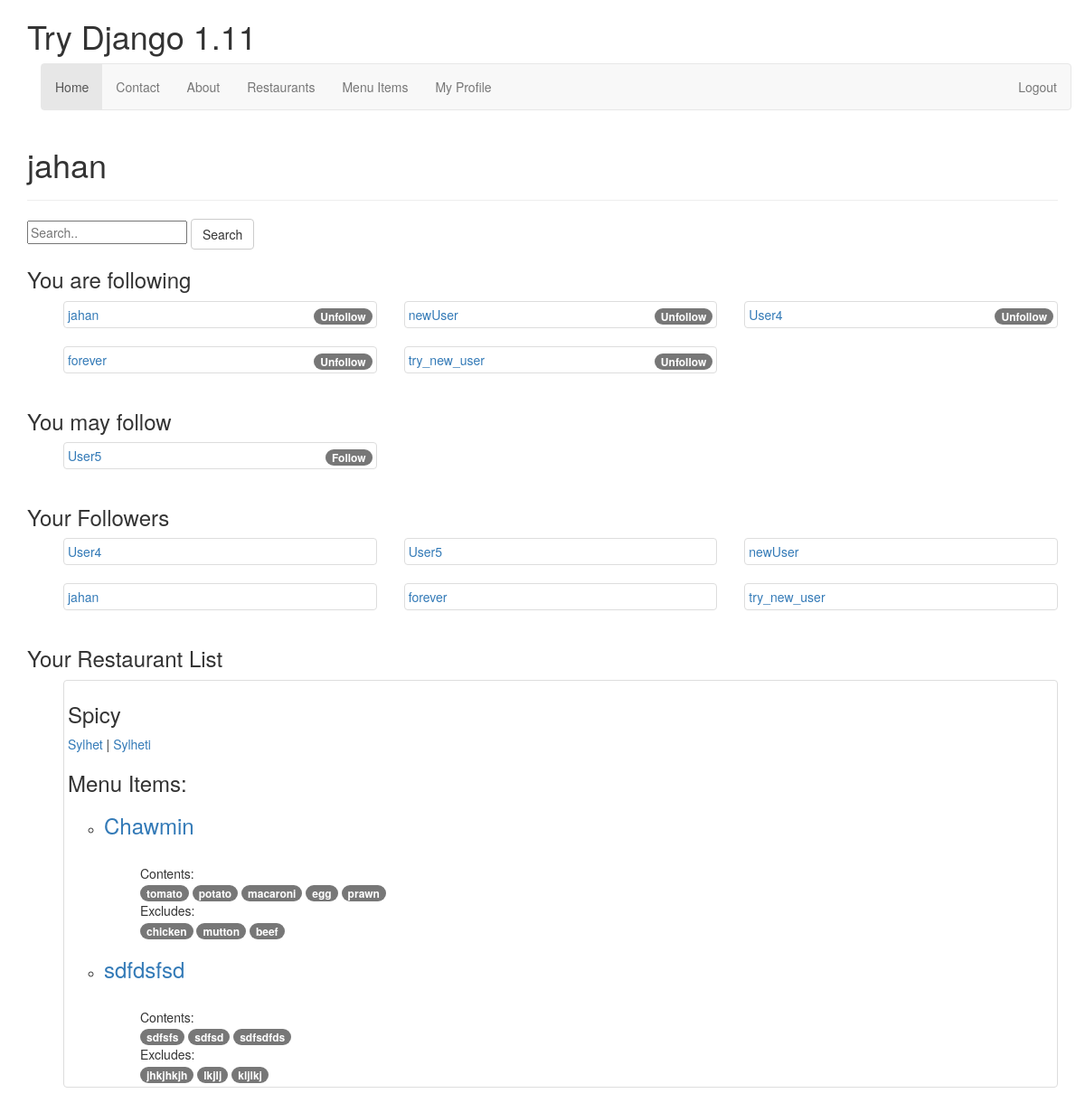
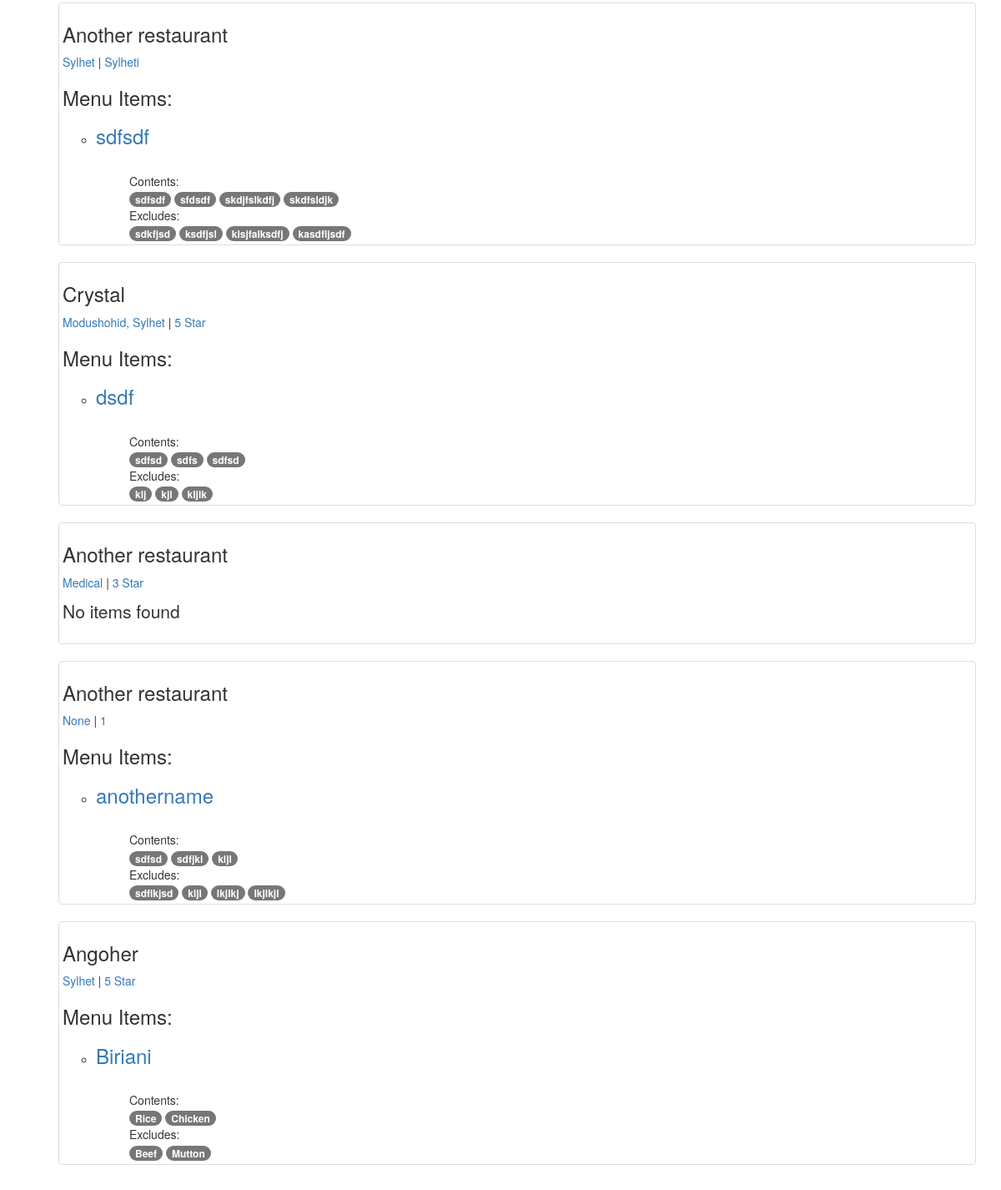
/profiles/jahan/ (signed in), run on the app's committed database (2 pictures, top to bottom).
### restaurants/models.py (models this page shows, shortened)
class Restaurant(models.Model):
    owner            = models.ForeignKey(User)
    name            = models.CharField(max_length=100)
    location        = models.CharField(max_length=255, null=True, blank=True)
    category        = models.CharField(max_length=255, null=True, blank=True, validators=[validate_caterogy])
    timestamp       = models.DateTimeField(auto_now_add=True)   # Saves automatically and does not allow to make changes
    updated         = models.DateTimeField(auto_now=True)       # Saves automatically and does not allow to make changes
    slug            = models.SlugField(null=True, blank=True)
    objects = RestaurantManager()
    def __str__(self):
        return self.name

### menuItems/models.py (models this page shows, shortened)
class MenuItem(models.Model):
    user        = models.ForeignKey(settings.AUTH_USER_MODEL)
    restaurant  = models.ForeignKey(Restaurant)
    name        = models.CharField(max_length=120)
    contents    = models.TextField(help_text='Separate each item by comma')
    excludes    = models.TextField(blank=True, null=True, help_text='Separate each item by comma')
    public      = models.BooleanField(default=True)
    timestamp   = models.DateTimeField(auto_now_add=True)
    updated     = models.DateTimeField(auto_now=True)
    slug        = models.SlugField(null=True, blank=True)
    def __str__(self):
        return self.name
    class Meta:
        ordering = ['-updated', '-timestamp']
    def get_contents(self):
        return self.contents.split(",")
    def get_excludes(self):
        return self.excludes.split(",")

### profiles/views.py (the view)
# urls.py: url(r'^(?P<username>[\w-]+)/$', ProfileDetailVeiw.as_view(), name='detail'),
class ProfileDetailVeiw(LoginRequiredMixin, DetailView):
    template_name = 'profiles/user_detail.html'
    def get_object(self):
        username = self.kwargs.get('username')
        if username is None:
            raise Http404
        return get_object_or_404(User, username__iexact=username, is_active=True)
    def get_context_data(self, *args, **kwargs):
        context = super(ProfileDetailVeiw, self).get_context_data(*args, **kwargs)
        user = context['user']
        query = self.request.GET.get('q')
        restaurant_qs = Restaurant.objects.filter(owner=user).search(query)
        context['following'] = Profile.objects.following_list(user)
        context['suggested'] = Profile.objects.suggested_list(user)
        context['followers'] = Profile.objects.followers_list(user)
        request_user = self.request.user
        request_user_following_list = []
        if user != self.request.user:
            request_user_following_list = request_user.profile.following.all()
        is_following = False
        if user in request_user_following_list:
            is_following = True
        context['is_following'] = is_following
        menuItem_qs = MenuItem.objects.filter(user=user).exists()
        if restaurant_qs.exists() and menuItem_qs:
            context['restaurants'] = restaurant_qs
        return context

### profiles/models.py (called while the page is built)
    def following_list(self, request_user):
        return request_user.profile.following.all()

    def followers_list(self, request_user):
        user_model = get_user_model()
        followers_list = user_model.objects.filter(profile__following=request_user)
        return followers_list

    def suggested_list(self, request_user):
        following_list = self.following_list(request_user)
        suggested_list = []
        for fellow in following_list:
            fellow_s_following_list = fellow.profile.following.all()
            for item in fellow_s_following_list:
                if item not in suggested_list and item not in following_list and item != request_user:
                    suggested_list.append(item)
        followers_list = self.followers_list(request_user)
        for fellow in followers_list:
            if fellow not in following_list and fellow not in suggested_list and fellow != request_user:
                suggested_list.append(fellow)
        return suggested_list

### restaurants/models.py (called while the page is built)
    def search(self, query):#Restaurant.objects.all().search(query) or Restaurant.objects.filter(something).search()
        if query:
            query = query.strip()
            return self.filter(
                Q(owner__username=query) |
                Q(name__icontains=query) |
                Q(location__icontains=query) |
                Q(category__icontains=query) |
                Q(menuitem__name__icontains=query) |
                Q(menuitem__contents__icontains=query)
            ).distinct()
        else:
            return self

    def get_queryset(self):
        return RestaurantQuerySet(self.model, using=self._db)

### profiles/templates/profiles/user_detail.html (shortened to what this page needs)
{% extends 'base.html' %}
{% block content %}
    <h1>{{user.username}}</h1>
    <hr/>
    <form class="form" method="GET" action=".">
        <input type="text" placeholder="Search.." name="q" value="{{ request.GET.q }}">
        <button class="btn btn-default" type="submit">Search</button>
    </form>
    {% if following %}
        {% if user == request.user %}
            <h3>You are following</h3>
        {% else %}
            <h3>{{ user.username }} is following</h3>
        {% endif %}
        <ul>
            <div class="row">
            {% for fellow in following %}
                <div class="col-sm-4">
                    <div class="thumbnail">
                        <a href="{% url 'profiles:detail' username=fellow.username %}">{{ fellow }}</a>
                        {% if user == request.user %}
                        <a href="{% url 'profiles:unfollow' username=fellow.username %}" class="pull-right">
                            <span class="badge badge-default">Unfollow</span>
                        </a>
                        {% endif %}
                    </div>
                </div>
            {% endfor %}
            </div>
        </ul>
    {% endif %}
    {% if suggested %}
        {% if user == request.user %}
            <h3>You may follow</h3>
        {% else %}
            <h3>{{ user.username }} may follow</h3>
        {% endif %}
        <ul>
            <div class="row">
            {% for fellow in suggested %}
                <div class="col-sm-4">
                    <div class="thumbnail">
                        <a href="{% url 'profiles:detail' username=fellow.username %}">{{ fellow }}</a>
                        {% if user == request.user %}
                        <a href="{% url 'profiles:follow' username=fellow.username %}" class="pull-right">
                            <span class="badge badge-default">Follow</span>
                        </a>
                        {% endif %}
                    </div>
                </div>
            {% endfor %}
            </div>
        </ul>
    {% endif %}
    {% if followers %}
        {% if user == request.user %}
            <h3>Your Followers</h3>
        {% else %}
            <h3>{{ user.username }}'s Followers</h3>
        {% endif %}
        <ul>
            <div class="row">
            {% for fellow in followers %}
                <div class="col-sm-4">
                    <div class="thumbnail">
                        <a href="{% url 'profiles:detail' username=fellow.username %}">{{ fellow }}</a>
                    </div>
                </div>
            {% endfor %}
            </div>
        </ul>
    {% endif %}
    {% if restaurants %}
        {% if user == request.user %}
            <h3>Your Restaurant List</h3>
        {% else %}
            <h3>{{ user.username }}'s Restaurant List</h3>
        {% endif %}
        <ul>
        {% for rest in restaurants %}
            <div class="row">
                <div class="col-sm-12">
                    <div class="thumbnail">
                    <h3>{{ rest }}</h3>
                    <p><a href="{{ request.path }}?q={{ rest.location }}">{{ rest.location }}</a> | <a href="{{ request.path }}?q={{ rest.category }}">{{ rest.category }}</a></p>
                    {% if rest.menuitem_set.all.exists %}
                    <h3>Menu Items:</h3>
                    <ul>
                        {% for item in rest.menuitem_set.all %}
                            <li><h3><a href="{{ request.path }}?q={{ item }}">{{ item }}</a></h3><br>
                                {% if item.contents %}
                                    <ul>
                                    Contents: <br>
                                        {% for content in item.get_contents %}
                                            <a href="{{ request.path }}?q={{ content }}"><span class="badge badge-default">{{ content }}</span></a>
                                        {% endfor %}
                                    </ul>
                                {% endif %}
                                {% if item.excludes %}
                                    <ul>
                                    Excludes: <br>
                                        {% for exclude in item.get_excludes %}
                                            <span class="badge badge-default">{{ exclude }}</span>
                                        {% endfor %}
                                    </ul>
                                {% endif %}
                            </li>
                        {% endfor %}
                    </ul>
                    {% else %}
                        <p class="lead">No items found</p>
                    {% endif %}
                    </div>
                </div>
            </div>
        {% endfor %}
        </ul>
    {% else %}
    <p class="lead">No restaurants found</p>
    {% endif %}
{% endblock content %}

### data on the page
Restaurant: name "Spicy", location "Sylhet", category "Sylheti"
MenuItem: name "Chawmin", get_contents "tomato" "potato" "macaroni" "egg" "prawn", get_excludes "chicken" "mutton" "beef"
MenuItem: name "sdfdsfsd", get_contents "sdfsfs" "sdfsd" "sdfsdfds", get_excludes "jhkjhkjh" "lkjlj" "kljlkj"
Restaurant: name "Another restaurant", location "Sylhet", category "Sylheti"
MenuItem: name "sdfsdf", get_contents "sdfsdf" "sfdsdf" "skdjfslkdfj" "skdfsldjk", get_excludes "sdkfjsd" "ksdfjsl" "klsjfalksdfj" "kasdfljsdf"
Restaurant: name "Crystal", location "Modushohid, Sylhet", category "5 Star"
MenuItem: name "dsdf", get_contents "sdfsd" "sdfs" "sdfsd", get_excludes "klj" "kjl" "kljlk"
Restaurant: name "Another restaurant", location "Medical", category "3 Star", shows "No items found"
Restaurant: name "Another restaurant", location "None", category "1"
MenuItem: name "anothername", get_contents "sdfsd" "sdfjkl" "kljl", get_excludes "sdflkjsd" "kljl" "lkjlkj" "lkjlkjl"
Restaurant: name "Angoher", location "Sylhet", category "5 Star"
MenuItem: name "Biriani", get_contents "Rice" "Chicken", get_excludes "Beef" "Mutton"

### other printed values
{{ user.username }} "jahan"
{{ fellow }} "jahan"
{{ fellow }} "newUser"
{{ fellow }} "User4"
{{ fellow }} "forever"
{{ fellow }} "try_new_user"
{{ fellow }} "User5"
